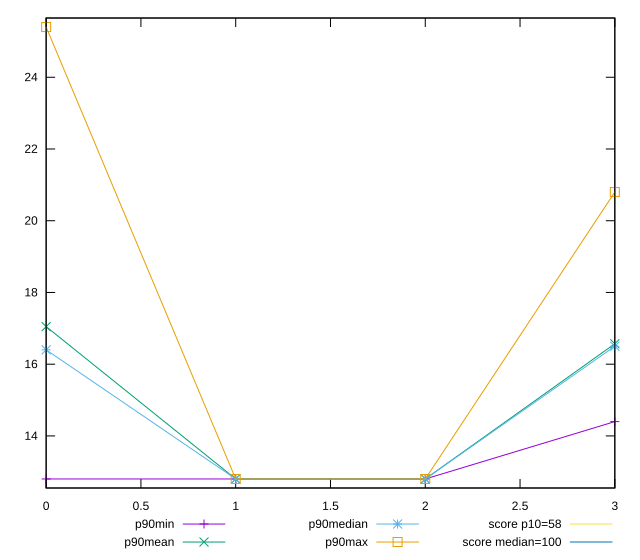

This chart was generated by the following gnuplot code:
reset

$p90Min <<EOF
0 12.8
1 12.8
2 12.8
3 14.4
EOF

$p90Mean <<EOF
0 17.048226950354618
1 12.799999999999976
2 12.799999999999976
3 16.570425531914893
EOF

$p90Median <<EOF
0 16.4
1 12.8
2 12.8
3 16.5
EOF

$p90Max <<EOF
0 25.400000000000002
1 12.8
2 12.8
3 20.8
EOF

set key outside below
set xrange [0:3]
set yrange [12.547999999999975:25.652]
set trange [12.547999999999975:25.652]
set terminal svg size 640, 560 enhanced background rgb 'white'
set output "reports/report_00032_2021-02-25T10-28-15.087Z/estimated-input-latency/progression/value.svg"

plot $p90Min title "p90min" with linespoints, \
     $p90Mean title "p90mean" with linespoints, \
     $p90Median title "p90median" with linespoints, \
     $p90Max title "p90max" with linespoints, \
     58 title "score p10=58", \
     100 title "score median=100"

reset
